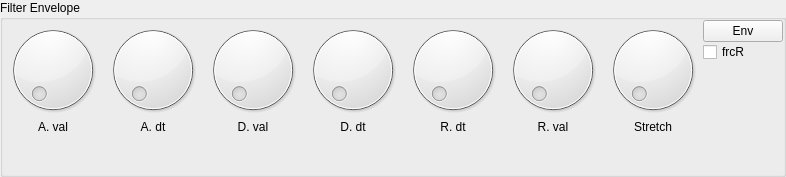
    <widget class="GroupBox" name="filterEnvelope">
     <property name="title">
      <string>Filter Envelope</string>
     </property>
     <property name="controlId" stdset="0">
      <string>FILTER_ENVELOPE</string>
     </property>
     <layout class="QGridLayout" name="gridLayout_5">
      <property name="margin">
       <number>0</number>
      </property>
      <property name="spacing">
       <number>0</number>
      </property>
      <item row="1" column="1">
       <widget class="QLabel" name="label_39">
        <property name="text">
         <string>A. dt</string>
        </property>
        <property name="alignment">
         <set>Qt::AlignCenter</set>
        </property>
       </widget>
      </item>
      <item row="1" column="2">
       <widget class="QLabel" name="label_37">
        <property name="text">
         <string>D. val</string>
        </property>
        <property name="alignment">
         <set>Qt::AlignCenter</set>
        </property>
       </widget>
      </item>
      <item row="1" column="3">
       <widget class="QLabel" name="label_40">
        <property name="text">
         <string>D. dt</string>
        </property>
        <property name="alignment">
         <set>Qt::AlignCenter</set>
        </property>
       </widget>
      </item>
      <item row="1" column="4">
       <widget class="QLabel" name="label_38">
        <property name="text">
         <string>R. dt</string>
        </property>
        <property name="alignment">
         <set>Qt::AlignCenter</set>
        </property>
       </widget>
      </item>
      <item row="1" column="5">
       <widget class="QLabel" name="label_36">
        <property name="text">
         <string>R. val</string>
        </property>
        <property name="alignment">
         <set>Qt::AlignCenter</set>
        </property>
       </widget>
      </item>
      <item row="1" column="0">
       <widget class="QLabel" name="label_41">
        <property name="text">
         <string>A. val</string>
        </property>
        <property name="alignment">
         <set>Qt::AlignCenter</set>
        </property>
       </widget>
      </item>
      <item row="1" column="6">
       <widget class="QLabel" name="label_42">
        <property name="text">
         <string>Stretch</string>
        </property>
        <property name="alignment">
         <set>Qt::AlignCenter</set>
        </property>
       </widget>
      </item>
      <item row="0" column="7">
       <widget class="QWidget" name="widget_4" native="true">
        <layout class="QVBoxLayout" name="verticalLayout_3">
         <property name="spacing">
          <number>0</number>
         </property>
         <property name="margin">
          <number>0</number>
         </property>
         <item>
          <widget class="QPushButton" name="pushButton_6">
           <property name="text">
            <string>Env</string>
           </property>
          </widget>
         </item>
         <item>
          <widget class="CheckBox" name="checkBox_6">
           <property name="text">
            <string>frcR</string>
           </property>
           <property name="controlId" stdset="0">
            <string>forced_release</string>
           </property>
          </widget>
         </item>
         <item>
          <spacer name="verticalSpacer_14">
           <property name="orientation">
            <enum>Qt::Vertical</enum>
           </property>
           <property name="sizeHint" stdset="0">
            <size>
             <width>20</width>
             <height>40</height>
            </size>
           </property>
          </spacer>
         </item>
        </layout>
       </widget>
      </item>
      <item row="0" column="0">
       <widget class="Dial" name="a_dt_13">
        <property name="sizePolicy">
         <sizepolicy hsizetype="Preferred" vsizetype="Preferred">
          <horstretch>0</horstretch>
          <verstretch>0</verstretch>
         </sizepolicy>
        </property>
        <property name="controlId" stdset="0">
         <string>A_val</string>
        </property>
       </widget>
      </item>
      <item row="0" column="1">
       <widget class="Dial" name="d_dt_9">
        <property name="sizePolicy">
         <sizepolicy hsizetype="Preferred" vsizetype="Preferred">
          <horstretch>0</horstretch>
          <verstretch>0</verstretch>
         </sizepolicy>
        </property>
        <property name="controlId" stdset="0">
         <string>A_dt</string>
        </property>
       </widget>
      </item>
      <item row="0" column="3">
       <widget class="Dial" name="d_dt_10">
        <property name="sizePolicy">
         <sizepolicy hsizetype="Preferred" vsizetype="Preferred">
          <horstretch>0</horstretch>
          <verstretch>0</verstretch>
         </sizepolicy>
        </property>
        <property name="controlId" stdset="0">
         <string>D_dt</string>
        </property>
       </widget>
      </item>
      <item row="0" column="2">
       <widget class="Dial" name="d_dt_11">
        <property name="sizePolicy">
         <sizepolicy hsizetype="Preferred" vsizetype="Preferred">
          <horstretch>0</horstretch>
          <verstretch>0</verstretch>
         </sizepolicy>
        </property>
        <property name="controlId" stdset="0">
         <string>D_val</string>
        </property>
       </widget>
      </item>
      <item row="0" column="4">
       <widget class="Dial" name="r_dt_2">
        <property name="sizePolicy">
         <sizepolicy hsizetype="Preferred" vsizetype="Preferred">
          <horstretch>0</horstretch>
          <verstretch>0</verstretch>
         </sizepolicy>
        </property>
        <property name="controlId" stdset="0">
         <string>R_dt</string>
        </property>
       </widget>
      </item>
      <item row="0" column="5">
       <widget class="Dial" name="r_dt_7">
        <property name="sizePolicy">
         <sizepolicy hsizetype="Preferred" vsizetype="Preferred">
          <horstretch>0</horstretch>
          <verstretch>0</verstretch>
         </sizepolicy>
        </property>
        <property name="controlId" stdset="0">
         <string>R_val</string>
        </property>
       </widget>
      </item>
      <item row="0" column="6">
       <widget class="Dial" name="stretch_9">
        <property name="sizePolicy">
         <sizepolicy hsizetype="Preferred" vsizetype="Preferred">
          <horstretch>0</horstretch>
          <verstretch>0</verstretch>
         </sizepolicy>
        </property>
        <property name="controlId" stdset="0">
         <string>env_stretch</string>
        </property>
       </widget>
      </item>
      <item row="2" column="3">
       <spacer name="verticalSpacer_3">
        <property name="orientation">
         <enum>Qt::Vertical</enum>
        </property>
        <property name="sizeHint" stdset="0">
         <size>
          <width>20</width>
          <height>40</height>
         </size>
        </property>
       </spacer>
      </item>
     </layout>
    </widget>
